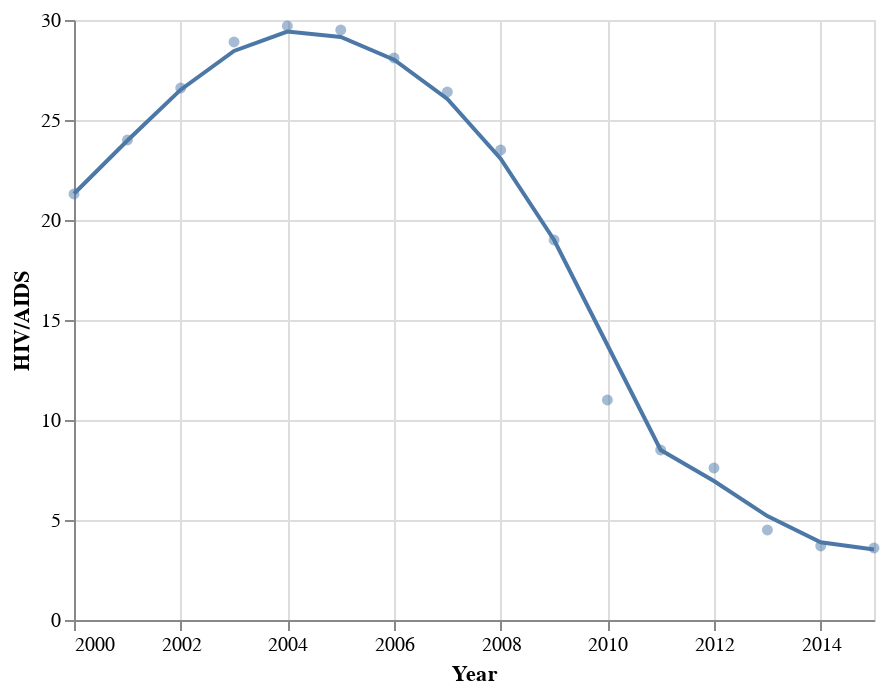

Notebook code cell kept with this figure:
### Markdown cell above
The first step in any statistical analysis is to graph the variables we're interested in studying, to see if there is and (in case there is) what kind of relationship the two variables follow.
So, we will start by generating graphs using Altair. The next step will be to calculate some desciptive statistics.

### Code cell
hf_SouthAfrica["Year"] = hf_SouthAfrica["Year"].astype(str)
# We need to perform this type conversion because of Altair being weird with years. According to the documentation, we must define it as string and specify the variable type as temporal
base = alt.Chart(hf_SouthAfrica).mark_circle(opacity=0.5).encode(
    alt.X('Year', type='temporal', scale=alt.Scale(zero=False)),
    alt.Y('HIV/AIDS', type='quantitative'),)

# This first part draws the dots in the scatter plot
base + base.transform_loess('Year', 'HIV/AIDS').mark_line()
# This second part draws a LOESS (LOcally Estimated Scatterplot Smoothing) line, which makes seeing the evolution easier.

### Figure 1 — Vega-Lite specification as saved in the notebook (floating-point values rounded to 4 significant figures)
{"config": {"view": {"continuousWidth": 400, "continuousHeight": 300}}, "layer": [{"mark": {"type": "circle", "opacity": 0.5}, "encoding": {"x": {"field": "Year", "scale": {"zero": false}, "type": "temporal"}, "y": {"field": "HIV/AIDS", "type": "quantitative"}}}, {"mark": "line", "encoding": {"x": {"field": "Year", "scale": {"zero": false}, "type": "temporal"}, "y": {"field": "HIV/AIDS", "type": "quantitative"}}, "transform": [{"loess": "HIV/AIDS", "on": "Year"}]}], "data": {"name": "data-633a8e4b9acc8eae5455d9295ceff8b2"}, "$schema": "https://vega.github.io/schema/vega-lite/v4.17.0.json", "datasets": {"data-633a8e4b9acc8eae5455d9295ceff8b2": [{"Year": "2015", "Total expenditure": null, "HIV/AIDS": 3.6}, {"Year": "2014", "Total expenditure": 8.8, "HIV/AIDS": 3.7}, {"Year": "2013", "Total expenditure": 8.78, "HIV/AIDS": 4.5}, {"Year": "2012", "Total expenditure": 8.79, "HIV/AIDS": 7.6}, {"Year": "2011", "Total expenditure": 8.61, "HIV/AIDS": 8.5}, {"Year": "2010", "Total expenditure": 8.5, "HIV/AIDS": 11.0}, {"Year": "2009", "Total expenditure": 8.39, "HIV/AIDS": 19.0}, {"Year": "2008", "Total expenditure": 7.75, "HIV/AIDS": 23.5}, {"Year": "2007", "Total expenditure": 7.53, "HIV/AIDS": 26.4}, {"Year": "2006", "Total expenditure": 7.57, "HIV/AIDS": 28.1}, {"Year": "2005", "Total expenditure": 7.77, "HIV/AIDS": 29.5}, {"Year": "2004", "Total expenditure": 7.93, "HIV/AIDS": 29.7}, {"Year": "2003", "Total expenditure": 8.26, "HIV/AIDS": 28.9}, {"Year": "2002", "Total expenditure": 8.9, "HIV/AIDS": 26.6}, {"Year": "2001", "Total expenditure": 8.31, "HIV/AIDS": 24.0}, {"Year": "2000", "Total expenditure": 8.7, "HIV/AIDS": 21.3}]}}
